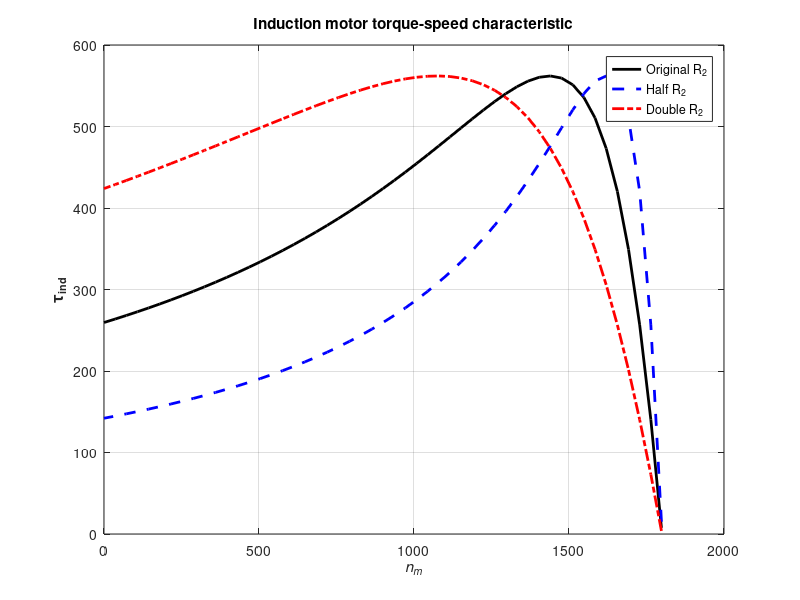

This figure's MATLAB source:
r1 = 0.641;
x1 = 1.106;
r2 = 0.332;
x2 = 0.464;
xm = 26.3;
v_phase = 460 / sqrt(3);
n_sync = 1800;
w_sync = 188.5;

v_th = v_phase * (xm /sqrt(r1^2 * (x1 + xm)^2));

z_th = ((1i*xm) * (r1 + 1i*x1)) / (r1 + 1i*(x1 + xm));


r_th = real(z_th);
x_th = imag(z_th);

s = (0:1:50)/50;
s(1) = 0.001;
nm = (1 - s) * n_sync;
% Preallocate arrays for torque values
t_ind1 = zeros(1, numel(s));
t_ind2 = zeros(1, numel(s));
t_ind3 = zeros(1, numel(s));

for ii = 1:51
    t_ind1(ii) = (3 * v_th^2 * r2 / s(ii)) / ...
                 (w_sync * ((r_th + r2/s(ii))^2 + (x_th + x2)^2));
end

for ii = 1:51
    t_ind2(ii) = (3 * v_th^2 * (r2/2) / s(ii)) / ...
                 (w_sync * ((r_th + (r2/2)/s(ii))^2 + (x_th + x2)^2));
end
for ii = 1:51
    % Double the value of rotor resistance
    t_ind3(ii) = (3 * v_th^2 * (2*r2) / s(ii)) / ...
                 (w_sync * ((r_th + (2*r2)/s(ii))^2 + (x_th + x2)^2));
end

% Plot torque-speed characteristics
plot(nm, t_ind1, 'Color', 'k', 'LineWidth', 2.0);
hold on;
plot(nm, t_ind2, 'Color', 'b', 'LineWidth', 2.0, 'LineStyle', '--');
plot(nm, t_ind3, 'Color', 'r', 'LineWidth', 2.0, 'LineStyle', '-.');
xlabel('\itn_{m}', 'FontWeight', 'Bold');
ylabel('\tau_{ind}', 'FontWeight', 'Bold');
title('Induction motor torque-speed characteristic', 'FontWeight', 'Bold');
legend('Original R_{2}', 'Half R_{2}', 'Double R_{2}');
grid on;
hold off;